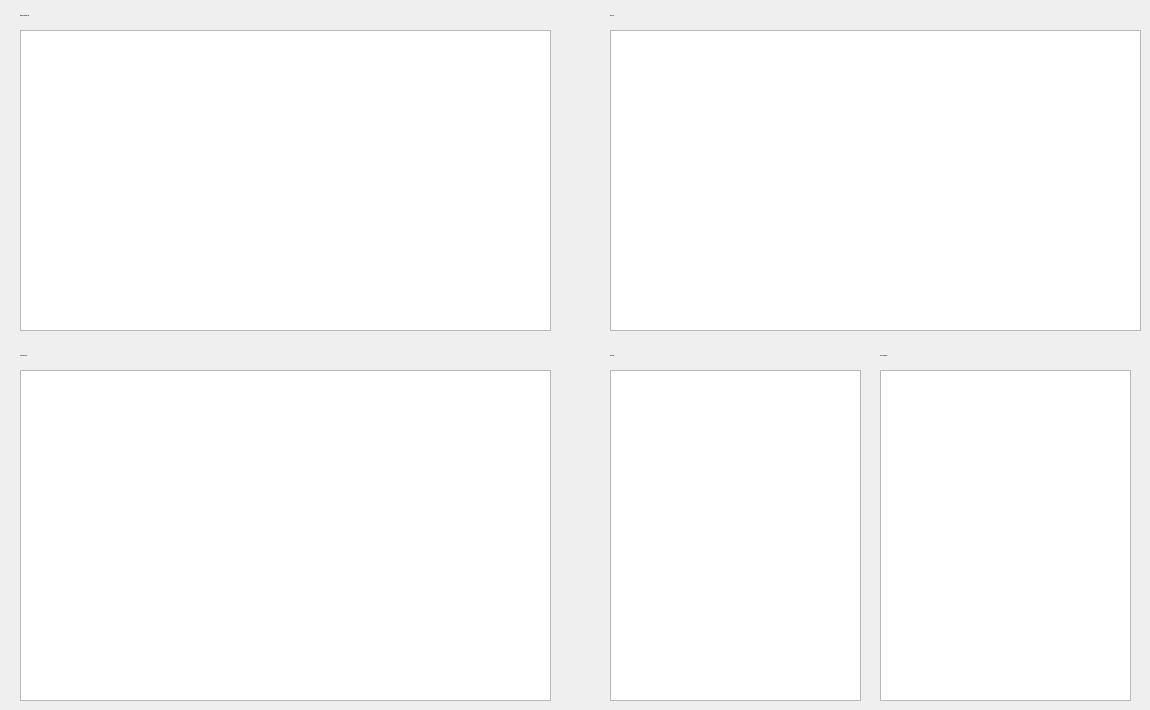
      <widget class="QWidget" name="tab_5">
       <attribute name="title">
        <string>LOG 2</string>
       </attribute>
       <widget class="QTextEdit" name="textEdit_log_MaskDetectionLogView">
        <property name="geometry">
         <rect>
          <x>20</x>
          <y>30</y>
          <width>531</width>
          <height>301</height>
         </rect>
        </property>
        <property name="font">
         <font>
          <family>Consolas</family>
          <pointsize>-1</pointsize>
         </font>
        </property>
       </widget>
       <widget class="QLabel" name="label_scanNodeLog">
        <property name="geometry">
         <rect>
          <x>20</x>
          <y>340</y>
          <width>231</width>
          <height>32</height>
         </rect>
        </property>
        <property name="font">
         <font>
          <family>Segoe UI</family>
          <pointsize>-1</pointsize>
          <weight>75</weight>
          <bold>true</bold>
         </font>
        </property>
        <property name="text">
         <string>Scan Node Log</string>
        </property>
       </widget>
       <widget class="QTextEdit" name="textEdit_log_ScanNodeLogView">
        <property name="geometry">
         <rect>
          <x>20</x>
          <y>370</y>
          <width>531</width>
          <height>331</height>
         </rect>
        </property>
        <property name="font">
         <font>
          <family>Consolas</family>
          <pointsize>-1</pointsize>
         </font>
        </property>
       </widget>
       <widget class="QTextEdit" name="textEdit_log_RvizView">
        <property name="geometry">
         <rect>
          <x>610</x>
          <y>30</y>
          <width>531</width>
          <height>301</height>
         </rect>
        </property>
        <property name="font">
         <font>
          <family>Consolas</family>
          <pointsize>-1</pointsize>
         </font>
        </property>
       </widget>
       <widget class="QLabel" name="label_rvizLog">
        <property name="geometry">
         <rect>
          <x>610</x>
          <y>0</y>
          <width>371</width>
          <height>32</height>
         </rect>
        </property>
        <property name="font">
         <font>
          <family>Segoe UI</family>
          <pointsize>-1</pointsize>
          <weight>75</weight>
          <bold>true</bold>
         </font>
        </property>
        <property name="text">
         <string>Rviz Log</string>
        </property>
       </widget>
       <widget class="QLabel" name="label_maskDetectionLog">
        <property name="geometry">
         <rect>
          <x>20</x>
          <y>0</y>
          <width>341</width>
          <height>32</height>
         </rect>
        </property>
        <property name="font">
         <font>
          <family>Segoe UI</family>
          <pointsize>-1</pointsize>
          <weight>75</weight>
          <bold>true</bold>
         </font>
        </property>
        <property name="text">
         <string>Mask Detection Log</string>
        </property>
       </widget>
       <widget class="QLabel" name="label_scanNodeLog_2">
        <property name="geometry">
         <rect>
          <x>610</x>
          <y>340</y>
          <width>231</width>
          <height>32</height>
         </rect>
        </property>
        <property name="font">
         <font>
          <family>Segoe UI</family>
          <pointsize>-1</pointsize>
          <weight>75</weight>
          <bold>true</bold>
         </font>
        </property>
        <property name="text">
         <string>KeyCode</string>
        </property>
       </widget>
       <widget class="QTextEdit" name="textEdit_log_KeyCodeView">
        <property name="geometry">
         <rect>
          <x>610</x>
          <y>370</y>
          <width>251</width>
          <height>331</height>
         </rect>
        </property>
        <property name="font">
         <font>
          <family>Consolas</family>
          <pointsize>-1</pointsize>
         </font>
        </property>
       </widget>
       <widget class="QTextEdit" name="textEdit_log_KeyCodeHolderView">
        <property name="geometry">
         <rect>
          <x>880</x>
          <y>370</y>
          <width>251</width>
          <height>331</height>
         </rect>
        </property>
        <property name="font">
         <font>
          <family>Consolas</family>
          <pointsize>-1</pointsize>
         </font>
        </property>
       </widget>
       <widget class="QLabel" name="label_scanNodeLog_3">
        <property name="geometry">
         <rect>
          <x>880</x>
          <y>340</y>
          <width>231</width>
          <height>32</height>
         </rect>
        </property>
        <property name="font">
         <font>
          <family>Segoe UI</family>
          <pointsize>-1</pointsize>
          <weight>75</weight>
          <bold>true</bold>
         </font>
        </property>
        <property name="text">
         <string>KeyCodeHolder</string>
        </property>
       </widget>
      </widget>
